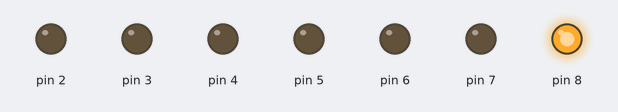
A sketch run on a simulated Arduino Uno, built with avr-gcc and run on an emulated ATmega328P. Shown: output pins drawn as LEDs (lit = HIGH).

Above: at 0.5 s.
At 1.5 s:
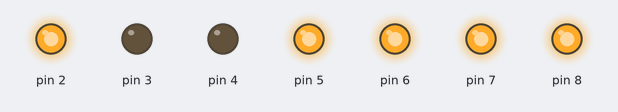
At 2.5 s:
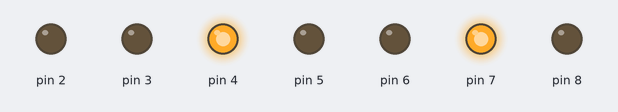
At 3.5 s:
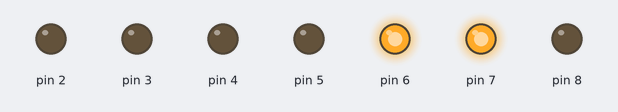
Timing chart, 0 to 5.2 s (numbered marks = the images above):
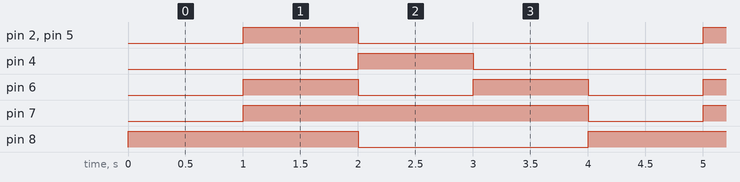

The sketch:

sevenSegment_v2.ino
```cpp
void setup() {
  // set the mode of pins as output
  for (int i=2; i<9 ; i++){
    pinMode(i,OUTPUT);
  }
}
int digits[][7] = {
  {0,0,0,0,0,0,1}, // zero
  {1,0,0,1,1,1,1}, //one
  {0,0,1,0,0,1,0}, //two
  {0,0,0,0,1,1,0} // three
};
void loop() {
  for(int dgt=0; dgt<4;dgt++){
    for (int i=2,j=0; i<9 ; i++,j++){
      digitalWrite(i, digits[dgt][j]);
    }
    delay(1000);
  }
}
// int zero[]={0,0,0,0,0,0,1}, one[]={1,0,0,1,1,1,1}, two[]={0,0,1,0,0,1,0};
//int three[] ={0,0,0,0,1,1,0} , four[]={1,0,0,1,1,0,0} ;
//  // zero
//  for (int i=2,j=0; i<9 ; i++,j++){
//    digitalWrite(i, zero[j]);
//  }
//  delay(1000);
//  // one
//  for (int i=2,j=0; i<9 ; i++,j++){
//    digitalWrite(i, one[j]);
//  }
//  delay(1000);
//   // two
//  for (int i=2,j=0; i<9 ; i++,j++){
//    digitalWrite(i, two[j]);
//  }
//  delay(1000);
//   // three
//  for (int i=2,j=0; i<9 ; i++,j++){
//    digitalWrite(i, three[j]);
//  }
//  delay(1000);
//   // four
//  for (int i=2,j=0; i<9 ; i++,j++){
//    digitalWrite(i, four[j]);
//  }
//  delay(1000);


//  pinMode(2,OUTPUT);
//  pinMode(3,OUTPUT);
//  pinMode(4,OUTPUT);
//  pinMode(5,OUTPUT);
//  pinMode(6,OUTPUT);
//  pinMode(7,OUTPUT);
//  pinMode(8,OUTPUT);
// zero
//  digitalWrite ( 2, LOW);
//  digitalWrite ( 3, LOW);
//  digitalWrite ( 4, LOW);
//  digitalWrite ( 5, LOW);
//  digitalWrite ( 6, LOW);
//  digitalWrite ( 7, LOW);
//  digitalWrite ( 8, HIGH);
//one
//  digitalWrite ( 2, HIGH);
//  digitalWrite ( 3, LOW);
//  digitalWrite ( 4, LOW);
//  digitalWrite ( 5, HIGH);
//  digitalWrite ( 6, HIGH);
//  digitalWrite ( 7, HIGH);
///  digitalWrite ( 8, HIGH);
```

Measured:
- by itself, pin 2, pin 4, pin 5: alternates HIGH for 1.0 s and LOW for 3.0 s
- by itself, pin 6: alternates HIGH for 1.0 s and LOW for 1.0 s
- by itself, pin 7: alternates HIGH for 3.0 s and LOW for 1.0 s
- by itself, pin 8: alternates HIGH for 2.0 s and LOW for 2.0 s
